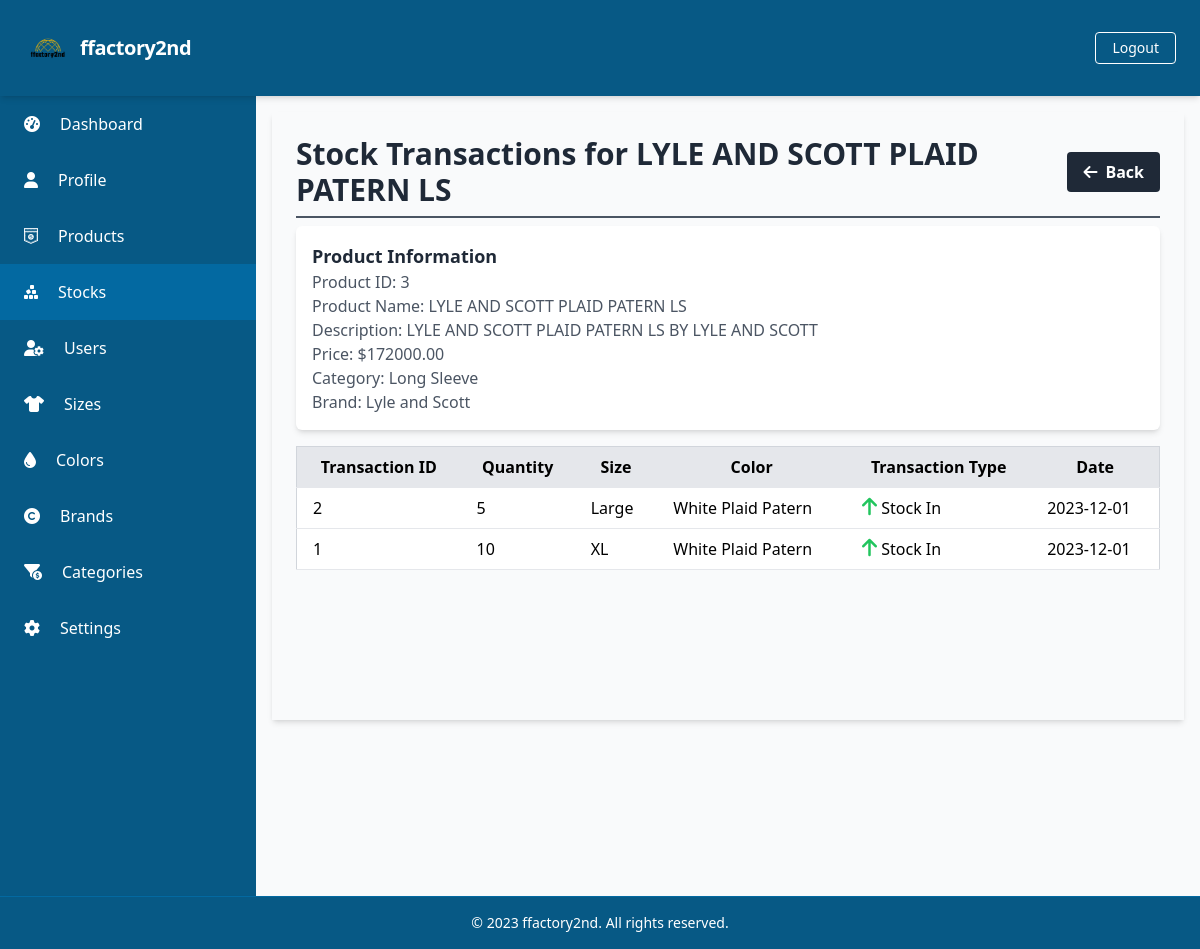
/manage_stocks/manage_stocks_transaction.php?productId=3 (signed in), run on an earlier commit of the app's database.
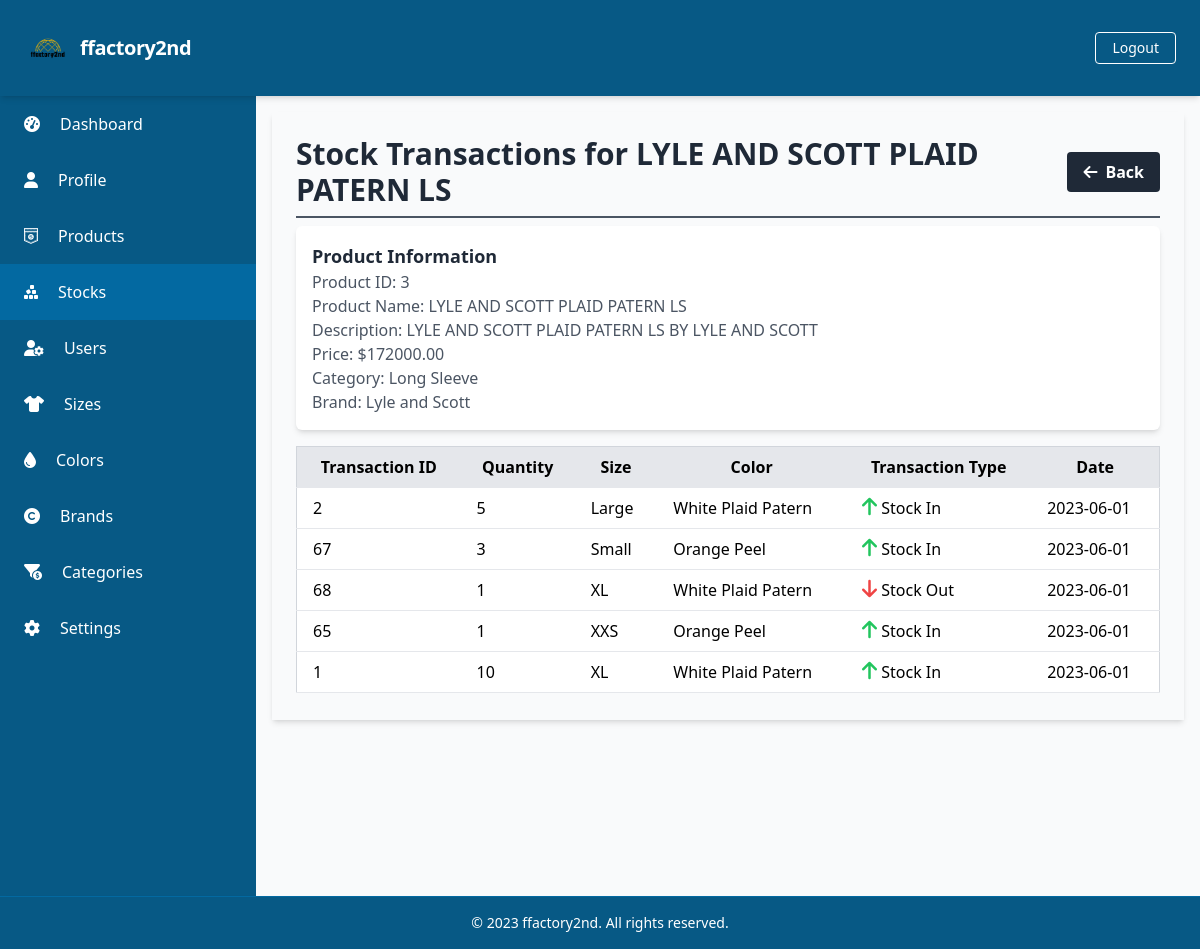
And on a later commit of the database.
### tables this page shows
CREATE TABLE `Products` (
  `ProductID` int(11) NOT NULL,
  `ProductName` varchar(255) DEFAULT NULL,
  `ProductImage` varchar(1024) NOT NULL,
  `Description` text DEFAULT NULL,
  `Price` decimal(10,2) DEFAULT NULL,
  `CategoryID` int(11) DEFAULT NULL,
  `BrandID` int(11) DEFAULT NULL
);

CREATE TABLE `Categories` (
  `CategoryID` int(11) NOT NULL,
  `CategoryName` varchar(255) DEFAULT NULL
);

CREATE TABLE `Brands` (
  `BrandID` int(11) NOT NULL,
  `BrandName` varchar(255) DEFAULT NULL,
  `BrandImage` varchar(255) DEFAULT NULL,
  `BrandCountry` varchar(50) DEFAULT NULL,
  `BrandWebsite` varchar(255) DEFAULT NULL
);

CREATE TABLE `DailyTransactions` (
  `TransactionID` int(11) NOT NULL,
  `StockID` int(11) DEFAULT NULL,
  `Quantity` int(11) DEFAULT NULL,
  `TransactionType` enum('In','Out') DEFAULT NULL,
  `TransactionDate` date DEFAULT NULL
);

CREATE TABLE `Sizes` (
  `SizeID` int(11) NOT NULL,
  `SizeName` varchar(50) DEFAULT NULL,
  `SizeCode` varchar(10) DEFAULT NULL
);

CREATE TABLE `Colors` (
  `ColorID` int(11) NOT NULL,
  `ColorName` varchar(50) DEFAULT NULL
);

### database/connection.php (called while the page is built, shortened)
<?php
$baseUrl = "http://localhost/final_project_ricky_2023/";
$baseTitle = "ffactory2nd";
$baseLogoUrl = "http://localhost/final_project_ricky_2023/static/logo.png";

### public/manage_stocks/manage_stocks_transaction.php (the view, shortened to what this page needs)
<?php
require_once('../../database/connection.php');
if (isset($_GET['productId'])) {
    $productId = $_GET['productId'];
    $productQuery = "SELECT p.ProductID, p.ProductName, p.ProductImage, p.Description, p.Price, c.CategoryName, b.BrandName
                    FROM Products p
                    LEFT JOIN Categories c ON p.CategoryID = c.CategoryID
                    LEFT JOIN Brands b ON p.BrandID = b.BrandID
                    WHERE p.ProductID = $productId";
    $productResult = $conn->query($productQuery);
    $product = $productResult->fetch_assoc();
    $transactionQuery = "SELECT t.TransactionID, t.StockID, t.Quantity, t.TransactionType, t.TransactionDate,
                            sz.SizeName, c.ColorName
                     FROM DailyTransactions t
                     JOIN Stocks s ON t.StockID = s.StockID
                     JOIN Sizes sz ON s.SizeID = sz.SizeID
                     JOIN Colors c ON s.ColorID = c.ColorID
                     WHERE s.ProductID = $productId
                     ORDER BY t.TransactionDate DESC";
    $transactionResult = $conn->query($transactionQuery);
}
?>
<?php include_once('../components/header.php'); ?>
<div class="h-screen flex flex-col">
    <?php include('../components/navbar.php'); ?>
    <div class="flex-grow bg-gray-50 flex flex-row shadow-md">
        <?php include('../components/sidebar.php'); ?>
        <main class="bg-gray-50 flex flex-col flex-1 overflow-y-scroll h-screen flex-shrink-0 sc-hide pb-40">
            <div class="flex items-start justify-start p-6 shadow-md m-4 flex-1 flex-col">
                <div class="flex flex-row justify-between items-center w-full border-b-2 border-gray-600 mb-2 pb-2">
                    <h1 class="text-3xl text-gray-800 font-semibold">Stock Transactions for <?php echo $product['ProductName']; ?></h1>
                    <div class="flex flex-row justify-end items-center">
                        <a href="manage_stocks_list.php" class="bg-gray-800 hover:bg-gray-700 text-white font-bold py-2 px-4 rounded inline-flex items-center space-x-2">
                            <i class="fas fa-arrow-left"></i>
                            <span>Back</span>
                        </a>
                    </div>
                </div>
                <div class="flex flex-col w-full">
                    <div class="bg-white p-4 shadow-md rounded-md mb-4">
                        <h2 class="text-lg font-semibold text-gray-800">Product Information</h2>
                        <p class="text-gray-600">Product ID: <?php echo $product['ProductID']; ?></p>
                        <p class="text-gray-600">Product Name: <?php echo $product['ProductName']; ?></p>
                        <p class="text-gray-600">Description: <?php echo $product['Description']; ?></p>
                        <p class="text-gray-600">Price: $<?php echo $product['Price']; ?></p>
                        <p class="text-gray-600">Category: <?php echo $product['CategoryName']; ?></p>
                        <p class="text-gray-600">Brand: <?php echo $product['BrandName']; ?></p>
                    </div>
                    <table class="w-full border-collapse border border-gray-300">
                        <thead>
                            <tr class="bg-gray-200">
                                <th class="py-2 px-4 border-b">Transaction ID</th>
                                <th class="py-2 px-4 border-b">Quantity</th>
                                <th class="py-2 px-4 border-b">Size</th>
                                <th class="py-2 px-4 border-b">Color</th>
                                <th class="py-2 px-4 border-b">Transaction Type</th>
                                <th class="py-2 px-4 border-b">Date</th>
                            </tr>
                        </thead>
                        <tbody>
                            <?php
                            while ($transaction = $transactionResult->fetch_assoc()) {
                                $iconClass = ($transaction['TransactionType'] == 'In') ? 'fas fa-arrow-up text-green-500' : 'fas fa-arrow-down text-red-500';
                            ?>
                                <tr class="bg-white">
                                    <td class="py-2 px-4 border-b"><?php echo $transaction['TransactionID']; ?></td>
                                    <td class="py-2 px-4 border-b"><?php echo $transaction['Quantity']; ?></td>
                                    <td class="py-2 px-4 border-b"><?php echo $transaction['SizeName']; ?></td>
                                    <td class="py-2 px-4 border-b"><?php echo $transaction['ColorName']; ?></td>
                                    <td class="py-2 px-4 border-b">
                                        <i class="<?php echo $iconClass; ?> text-xl"></i>
                                        <?php echo ($transaction['TransactionType'] == 'In') ? 'Stock In' : 'Stock Out'; ?>
                                    </td>
                                    <td class="py-2 px-4 border-b"><?php echo $transaction['TransactionDate']; ?></td>
                                </tr>
                            <?php
                            }
                            ?>
                        </tbody>
                    </table>
                </div>
            </div>
        </main>
    </div>
    <?php include('../components/footer.php'); ?>
</div>
</body>
</html>

### public/components/header.php (shortened to what this page needs)
<!DOCTYPE html>
<html lang="en">
<head>
    <link rel="stylesheet" href="<?php echo $baseUrl; ?>dist/output.css">
    <link rel="stylesheet" href="https://cdn.jsdelivr.net/npm/sweetalert2@11/dist/sweetalert2.min.css">
</head>
<body class="overflow-hidden">

### public/components/navbar.php (shortened to what this page needs)
<nav class="flex items-center justify-between flex-wrap bg-sky-800 p-6 shadow-md sticky top-0">
    <div class="flex items-center flex-shrink-0 text-white mr-6 ">
        <a href="<?php echo $baseUrl; ?>public/index.php" class="flex items-center space-x-2">
            <img src="<?php echo $baseLogoUrl; ?>" alt="Logo" class="w-12" />
            <span class="font-semibold text-xl tracking-tight"><?php echo $baseTitle; ?></span>
        </a>
    </div>
    <div class="w-full block flex-grow lg:flex lg:items-center lg:w-auto">
        <div>
            <?php
            if (isset($_SESSION['UserID'])) {
                echo '<a href="javascript:void(0);" onclick="confirmLogout()" class="inline-block text-sm px-4 py-2 leading-none border rounded text-white border-white hover:border-transparent hover:text-sky-500 hover:bg-white mt-4 lg:mt-0">Logout</a>';
            } else {
                echo '<a href="login.php" class="inline-block text-sm px-4 py-2 leading-none border rounded text-white border-white hover:border-transparent hover:text-sky-500 hover:bg-white mt-4 lg:mt-0">Login</a>';
            }
            ?>
        </div>
    </div>
</nav>

### public/components/sidebar.php (shortened to what this page needs)
<aside class="bg-sky-800 text-white w-64 overflow-y-scroll h-screen flex-shrink-0 sc-hide">
    <ul class="text-white">
        <li class="px-6 py-4 hover:bg-sky-700 cursor-pointer space-x-2 flex items-center">
            <i class="fas fa-tachometer-alt mr-3"></i>
            <a href="../systems/dashboard.php">Dashboard</a>
        </li>
        <li class="px-6 py-4 hover-bg-sky-700 cursor-pointer space-x-2 flex items-center">
            <i class="fas fa-user mr-3"></i>
            <a href="../profiles/profile.php">Profile</a>
        </li>
        <?php
        if ($_SESSION['RoleID'] === 1 || $_SESSION['RoleID'] === 2) {
            echo '
            <li class="px-6 py-4 hover-bg-sky-700 cursor-pointer space-x-2 flex items-center">
                <i class="fa-brands fa-shirtsinbulk mr-3"></i>
                <a href="../manage_products/manage_products_list.php">Products</a>
            </li>
            ';
            echo '
            <li class="px-6 py-4 hover-bg-sky-700 cursor-pointer space-x-2 flex items-center">
                <i class="fa-solid fa-cubes-stacked mr-3"></i>
                <a href="../manage_stocks/manage_stocks_list.php">Stocks</a>
            </li>
            ';
        }
        ?>
        <?php
        if ($_SESSION['RoleID'] === 1) {
            echo '
            <li class="px-6 py-4 hover-bg-sky-700 cursor-pointer space-x-2 flex items-center">
                <i class="fas fa-user-cog mr-3"></i>
                <a href="../manage_users/manage_users_list.php">Users</a>
            </li>
            ';
            echo '
            <li class="px-6 py-4 hover-bg-sky-700 cursor-pointer space-x-2 flex items-center">
                <i class="fa-solid fa-shirt mr-3"></i>
                <a href="../manage_sizes/manage_sizes_list.php">Sizes</a>
            </li>
            ';
            echo '
            <li class="px-6 py-4 hover-bg-sky-700 cursor-pointer space-x-2 flex items-center">
                <i class="fa-solid fa-droplet mr-3"></i>
                <a href="../manage_colors/manage_colors_list.php">Colors</a>
            </li>
            ';
            echo '
            <li class="px-6 py-4 hover-bg-sky-700 cursor-pointer space-x-2 flex items-center">
                <i class="fa-solid fa-copyright mr-3"></i>
                <a href="../manage_brands/manage_brands_list.php">Brands</a>
            </li>
            ';
            echo '
            <li class="px-6 py-4 hover-bg-sky-700 cursor-pointer space-x-2 flex items-center">
                <i class="fa-solid fa-filter-circle-dollar mr-3"></i>
                <a href="../manage_categories/manage_categories_list.php">Categories</a>
            </li>
            ';
        }
        ?>
        <?php
        if ($_SESSION['RoleID'] === 1) {
            echo '
        <li class="px-6 py-4 hover-bg-sky-700 cursor-pointer space-x-2 flex items-center">
            <i class="fas fa-cog mr-3"></i>
            <a href="../systems/settingsList.php">Settings</a>
        </li>
        ';
        }
        ?>
    </ul>
</aside>

### public/components/footer.php (shortened to what this page needs)
<footer class="bg-sky-800 text-white py-4 shadow-md mt-auto sticky bottom-0 border-t border-sky-700">
    <div class="container mx-auto text-center text-sm">
        <p>&copy; 2023 <?php echo $baseTitle; ?>. All rights reserved.</p>
    </div>
</footer>

What changed in the data, as far as the page shows it:
changed dailytransactions "Large": TransactionDate "2023-12-01" → "2023-06-01"
added dailytransactions: TransactionID "67", Quantity "3", sizes.SizeName "Small", colors.ColorName "Orange Peel", TransactionType "Stock In", TransactionDate "2023-06-01"
added dailytransactions: TransactionID "68", Quantity "1", sizes.SizeName "XL", colors.ColorName "White Plaid Patern", TransactionType "Stock Out", TransactionDate "2023-06-01"
added dailytransactions: TransactionID "65", Quantity "1", sizes.SizeName "XXS", colors.ColorName "Orange Peel", TransactionType "Stock In", TransactionDate "2023-06-01"
changed dailytransactions id 1: TransactionDate "2023-12-01" → "2023-06-01"
